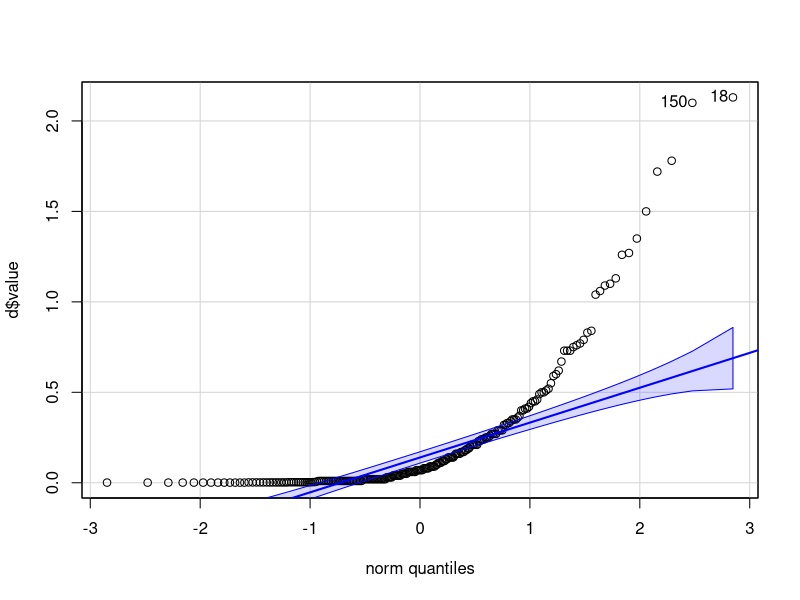
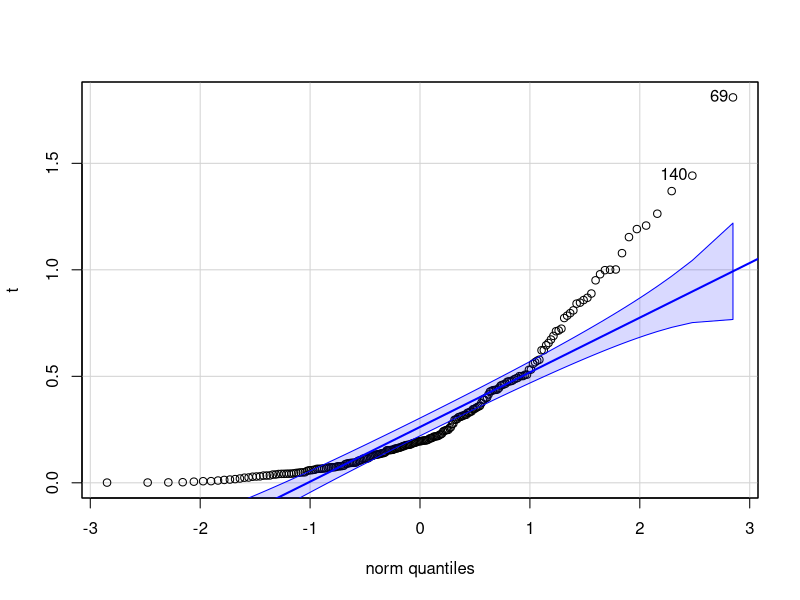
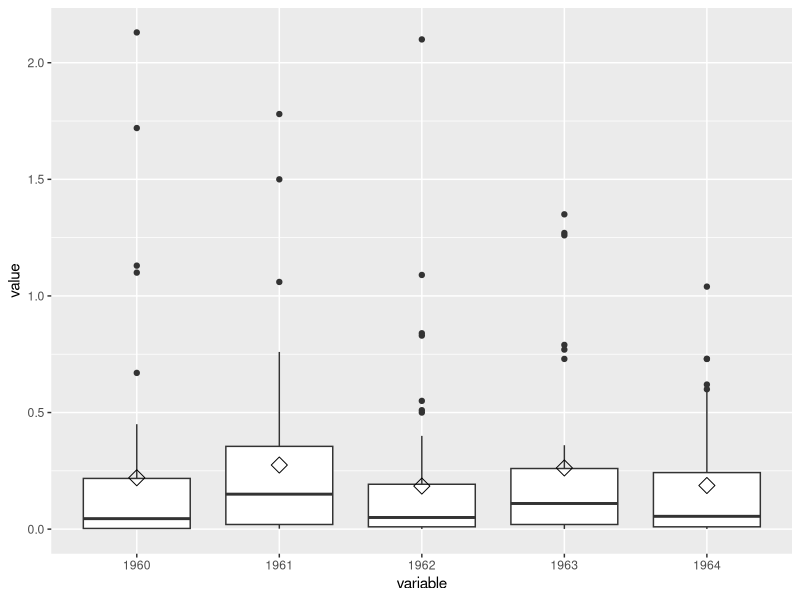

Recreate these plots in R, in order.
library(openxlsx)
library(reshape)
library(car)
library(fitdistrplus)
library(ggplot2)
library(dplyr)

data<-read.xlsx("Illinois_rain_1960-1964.xlsx")
d<-na.omit(melt(data))

q<-qqPlot(d$value)
#This is the qqplot, which I feel like points to an exponential distribution?

t<-rexp(227, 3.0)
qqPlot(t)

#This looks similar to fake exponential data, so exponential is probably it.


mledist(d$value, "exp")
#getting lambda 




ggplot(data=d, aes(x=variable, y=value))+geom_boxplot()+stat_summary(fun=mean, geom="point", shape=23, size=4)
#Running a boxplot to make statements about yearly differences

d%>%group_by(variable)%>%summarise(count=n())
